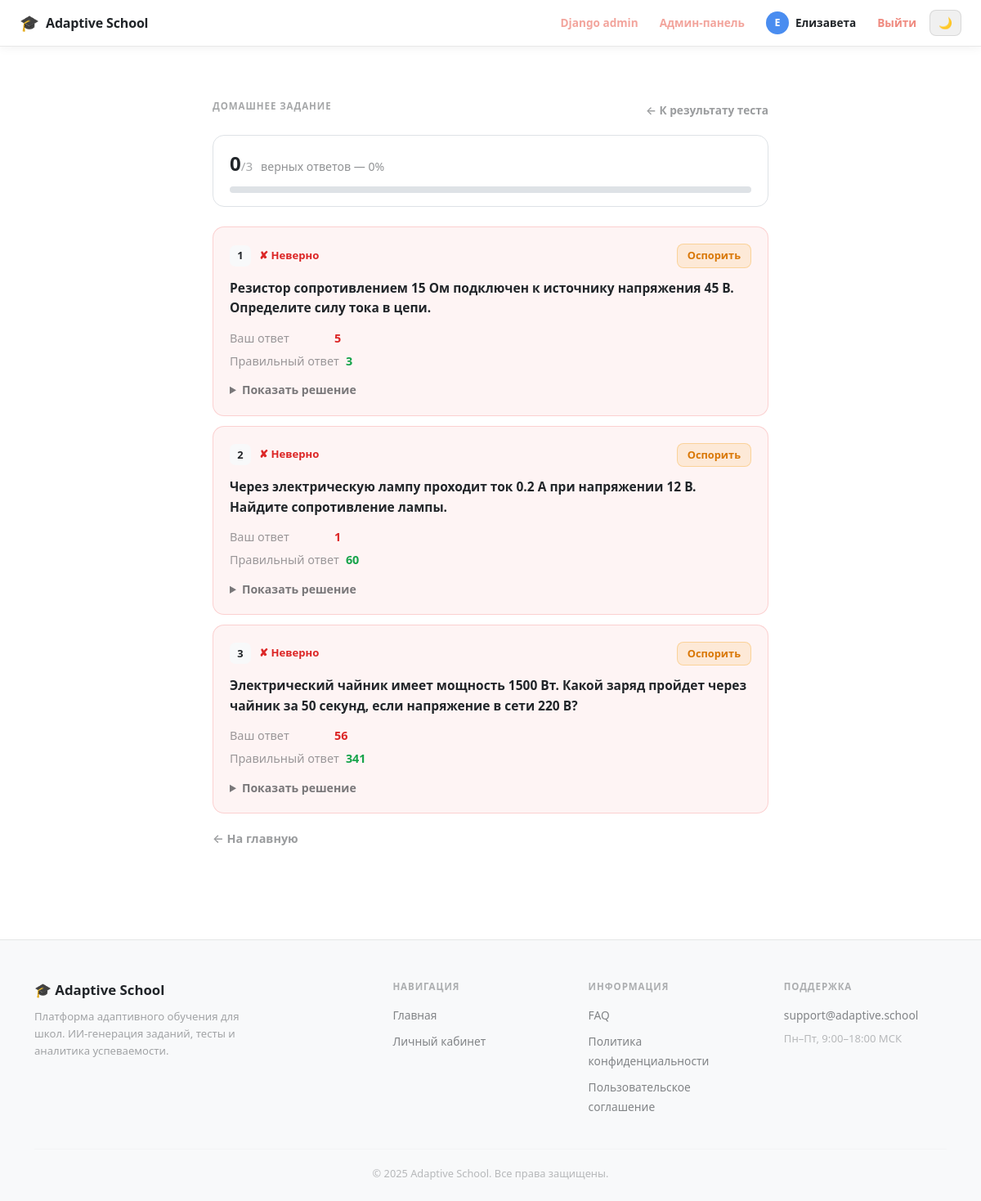
Screenshot of /homework/8/ (signed in) with the database file from the repository.
### school/models.py (models this page shows, shortened)
class Student(models.Model):
    user = models.OneToOneField(User, on_delete=models.CASCADE)
    name = models.CharField(max_length=100)
    surname = models.CharField(max_length=100)
    patronymic = models.CharField(max_length=100, blank=True)
    class Meta:
        verbose_name = "Ученик"
        verbose_name_plural = "Ученики"

class HomeworkTask(models.Model):
    homework = models.ForeignKey(Homework, on_delete=models.CASCADE, related_name="tasks")
    order = models.PositiveIntegerField(default=1)
    text = models.TextField()  # условие
    solution = models.TextField()  # ход решения
    correct_answer = models.CharField(max_length=50)  # строго число (строкой)
    student_answer = models.CharField(max_length=50, blank=True)
    is_correct = models.BooleanField(null=True)
    class Meta:
        verbose_name = "Задача домашнего задания"
        verbose_name_plural = "Задачи домашних заданий"

### school/views.py (the view, shortened to what this page needs)
# urls.py: path("homework/<int:homework_id>/", views.homework_detail, name="homework_detail"),
@login_required
def homework_detail(request, homework_id):
    if hasattr(request.user, 'teacher'):
        hw = get_object_or_404(Homework, id=homework_id)
    else:
        hw = get_object_or_404(Homework, id=homework_id, student__user=request.user)
    tasks = list(hw.tasks.order_by("order"))
    total = len(tasks)
    correct = len([t for t in tasks if t.is_correct])
    solved = len([t for t in tasks if t.is_correct is not False])
    percent = int((solved / total) * 100) if total else 0
    appeal = getattr(hw, "appeal", None)
    return render(request, "homework_detail.html", {
        "homework": hw,
        "tasks": tasks,
        "total": total,
        "correct": correct,
        "solved": solved,
        "percent": percent,
        "appeal": appeal,
    })

### templates/homework_detail.html (shortened to what this page needs)
{% extends "base.html" %}
{% block content %}
<div class="hw-wrap">
  <div class="hw-hero">
    <div class="hw-hero-left">
      <div class="hw-label">Домашнее задание</div>
    </div>
    {% if homework.is_checked %}
      <a href="{% url 'test_result_detail' homework.test_result.id %}" class="hw-back-link">← К результату теста</a>
    {% endif %}
  </div>
  {% if homework.is_checked %}
    <div class="hw-result-bar">
      <div class="hw-result-stats">
        <span class="hw-result-num">{{ solved }}<span>/{{ total }}</span></span>
        <span class="hw-result-lbl">верных ответов — {{ percent }}%</span>
      </div>
      <div class="hw-pbar">
      </div>
    </div>
  {% else %}
    <div class="hw-pending-note">{{ total }} {{ total|pluralize:"задание,задания,заданий" }} — заполните ответы и нажмите «Проверить»</div>
  {% endif %}
  <form method="post" id="hwForm">
    {% for t in tasks %}
      <div class="hw-task
        {% if not homework.is_checked %}hwtask-neutral
        {% elif t.is_correct %}hwtask-correct
        {% else %}hwtask-wrong{% endif %}">
        <div class="hwtask-head">
          <span class="hwtask-num">{{ forloop.counter }}</span>
          {% if homework.is_checked %}
            <span class="hwtask-verdict {% if t.is_correct %}htv-ok{% else %}htv-fail{% endif %}">
              {% if t.is_correct %}✔ Верно{% else %}✘ Неверно{% endif %}
            </span>
            {% if not appeal and not t.is_correct %}
              <button type="button" class="appeal-btn" data-task-id="{{ t.id }}" data-task-num="{{ forloop.counter }}">
                Оспорить
              </button>
            {% endif %}
          {% endif %}
        </div>
        <div class="hwtask-body">
          <p class="hwtask-text">{{ t.text }}</p>
          {% if not homework.is_checked %}
            <input type="text" class="hwtask-input" name="task_{{ t.id }}" placeholder="Введите ответ" required>
          {% else %}
            <div class="hwtask-answers">
              <div class="htans {% if t.is_correct %}htans-ok{% else %}htans-fail{% endif %}">
                <span class="htans-lbl">Ваш ответ</span>
                <span class="htans-val">{{ t.student_answer }}</span>
              </div>
              {% if not t.is_correct %}
                <div class="htans htans-ok">
                  <span class="htans-lbl">Правильный ответ</span>
                  <span class="htans-val">{{ t.correct_answer }}</span>
                </div>
              {% endif %}
            </div>
            {% if t.solution %}
              <details class="hwtask-solution">
                <summary>Показать решение</summary>
              </details>
            {% endif %}
          {% endif %}
        </div>
      </div>
    {% endfor %}
    {% if not homework.is_checked %}
      <button type="submit" class="hw-submit-btn">Проверить ответы</button>
    {% else %}
      <a href="/" class="hw-back-btn">← На главную</a>
    {% endif %}
  </form>
</div>
{% endblock %}

### templates/base.html (shortened to what this page needs)
{% load static %}
<!DOCTYPE html>
<html lang="ru" data-bs-theme="light">
<head>
  <link
      href="https://cdn.jsdelivr.net/npm/bootstrap@5.3.3/dist/css/bootstrap.min.css"
      rel="stylesheet"
  >
</head>
<body class="d-flex flex-column min-vh-100">
<header class="site-header sticky-top">
  <div class="container-fluid px-4">
    <div class="header-inner">
      <a class="header-logo" href="/">
        <span class="header-logo-icon">🎓</span>
        <span class="header-logo-text">Adaptive School</span>
      </a>
      <div class="header-right">
        {% if request.user.is_authenticated %}
          {% if request.user.is_superuser %}
            <a href="/admin/" class="hnav-link" style="color:#e74c3c;">Django admin</a>
            <a href="/admin-panel/" class="hnav-link" style="color:#e74c3c;">Админ-панель</a>
          {% endif %}
          <a href="/" class="header-user">
            <span class="header-avatar">
              {% if request.user.student %}{{ request.user.student.name|first }}{% elif request.user.teacher %}{{ request.user.teacher.name|first }}{% else %}?{% endif %}
            </span>
            <span class="header-username">
              {% if request.user.student %}{{ request.user.student.name }}{% elif request.user.teacher %}{{ request.user.teacher.name }}{% else %}{{ request.user.username }}{% endif %}
            </span>
          </a>
          <a href="{% url 'logout' %}" class="hnav-link hnav-logout">Выйти</a>
        {% else %}
          <a href="{% url 'login' %}" class="header-btn-login">Войти</a>
        {% endif %}
        <button id="themeToggle" class="theme-btn" aria-label="Переключить тему">
          <span id="themeIcon"></span>
        </button>
      </div>
    </div>
  </div>
</header>
<main class="container my-4 flex-grow-1">
  {% block content %}
  {% endblock %}
</main>
<footer class="site-footer mt-auto">
  <div class="container">
    <div class="footer-grid">
      <div class="footer-col footer-brand-col">
        <div class="footer-logo">🎓 Adaptive School</div>
        <div class="footer-desc">Платформа адаптивного обучения для школ. ИИ-генерация заданий, тесты и аналитика успеваемости.</div>
      </div>
      <div class="footer-col">
        <div class="footer-col-title">Навигация</div>
        <ul class="footer-links">
          <li><a href="/">Главная</a></li>
          {% if request.user.is_authenticated %}
          <li><a href="/">Личный кабинет</a></li>
          {% else %}
          <li><a href="{% url 'login' %}">Войти</a></li>
          {% endif %}
        </ul>
      </div>
      <div class="footer-col">
        <div class="footer-col-title">Информация</div>
        <ul class="footer-links">
          <li><a href="/faq/">FAQ</a></li>
          <li><a href="/privacy/">Политика конфиденциальности</a></li>
          <li><a href="/terms/">Пользовательское соглашение</a></li>
        </ul>
      </div>
      <div class="footer-col">
        <div class="footer-col-title">Поддержка</div>
        <ul class="footer-links">
          <li><a href="mailto:support@adaptive.school">support@adaptive.school</a></li>
          <li class="footer-note">Пн–Пт, 9:00–18:00 МСК</li>
        </ul>
      </div>
    </div>
    <div class="footer-bottom">
      <span>© 2025 Adaptive School. Все права защищены.</span>
    </div>
  </div>
</footer>
</body>
</html>

### templates/base.html (style rules this page uses)
body { min-height: 100vh; display: flex; flex-direction: column; }
main { flex: 1; }
.site-header { background:var(--bs-body-bg);border-bottom:1px solid rgba(255,255,255,.08);z-index:1030 }
[data-bs-theme="light"] .site-header { border-color:rgba(0,0,0,.09);box-shadow:0 1px 12px rgba(0,0,0,.06) }
.header-inner { display:flex;align-items:center;gap:20px;height:56px }
.header-logo { display:flex;align-items:center;gap:8px;text-decoration:none;color:inherit;flex-shrink:0 }
.header-logo-icon { font-size:1.2rem }
.header-logo-text { font-size:1rem;font-weight:800;letter-spacing:-.01em }
.hnav-link { font-size:.85rem;font-weight:600;opacity:.5;text-decoration:none;color:inherit;padding:5px 10px;border-radius:8px;transition:.15s;white-space:nowrap }
.hnav-logout { color:#e74c3c !important;opacity:.65 }
.header-right { display:flex;align-items:center;gap:6px;margin-left:auto;flex-shrink:0 }
.header-user { display:flex;align-items:center;gap:8px;text-decoration:none;color:inherit;padding:4px 10px;border-radius:10px;transition:.15s }
.header-avatar { width:28px;height:28px;border-radius:50%;background:#4a8df0;color:#fff;font-size:.78rem;font-weight:800;display:flex;align-items:center;justify-content:center;flex-shrink:0 }
.header-username { font-size:.85rem;font-weight:600 }
.theme-btn { background:rgba(255,255,255,.07);border:1px solid rgba(255,255,255,.1);border-radius:8px;padding:5px 10px;font-size:.85rem;cursor:pointer;color:inherit;transition:.15s;flex-shrink:0 }
[data-bs-theme="light"] .theme-btn { background:#f0f0f0;border-color:rgba(0,0,0,.1) }
.site-footer { border-top: 1px solid rgba(255,255,255,.07); padding: 48px 0 24px; margin-top: 60px; }
[data-bs-theme="light"] .site-footer { border-color: rgba(0,0,0,.08); background: #f8f9fa; }
.footer-grid { display: grid; grid-template-columns: 2fr 1fr 1fr 1fr; gap: 40px; margin-bottom: 40px; }
.footer-logo { font-size: 1.05rem; font-weight: 800; margin-bottom: 10px; }
.footer-desc { font-size: .82rem; opacity: .4; line-height: 1.6; max-width: 280px; }
.footer-col-title { font-size: .72rem; font-weight: 700; text-transform: uppercase; letter-spacing: .08em; opacity: .35; margin-bottom: 14px; }
.footer-links { list-style: none; padding: 0; margin: 0; display: flex; flex-direction: column; gap: 8px; }
.footer-links a { font-size: .86rem; opacity: .55; text-decoration: none; color: inherit; transition: opacity .15s; }
.footer-note { font-size: .82rem; opacity: .3; }
.footer-bottom { border-top: 1px solid rgba(255,255,255,.06); padding-top: 20px; font-size: .8rem; opacity: .3; text-align: center; }
[data-bs-theme="light"] .footer-bottom { border-color: rgba(0,0,0,.07); }

### rows the page displays
HomeworkTask: is_correct "✘ Неверно", text "Резистор сопротивлением 15 Ом подключен к источнику напряжения 45 В. Определите силу тока в цепи.", student_answer "5", correct_answer "3"
HomeworkTask: is_correct "✘ Неверно", text "Через электрическую лампу проходит ток 0.2 А при напряжении 12 В. Найдите сопротивление лампы.", student_answer "1", correct_answer "60"
HomeworkTask: is_correct "✘ Неверно", text "Электрический чайник имеет мощность 1500 Вт. Какой заряд пройдет через чайник за 50 секунд, если напряжение в сети 220 В?", student_answer "56", correct_answer "341"

### other values shown
{{ request.user.student.name|first }} "Е"
{{ request.user.student.name }} "Елизавета"
{{ solved }} "0"
{{ total }} "3"
{{ percent }} "0"
